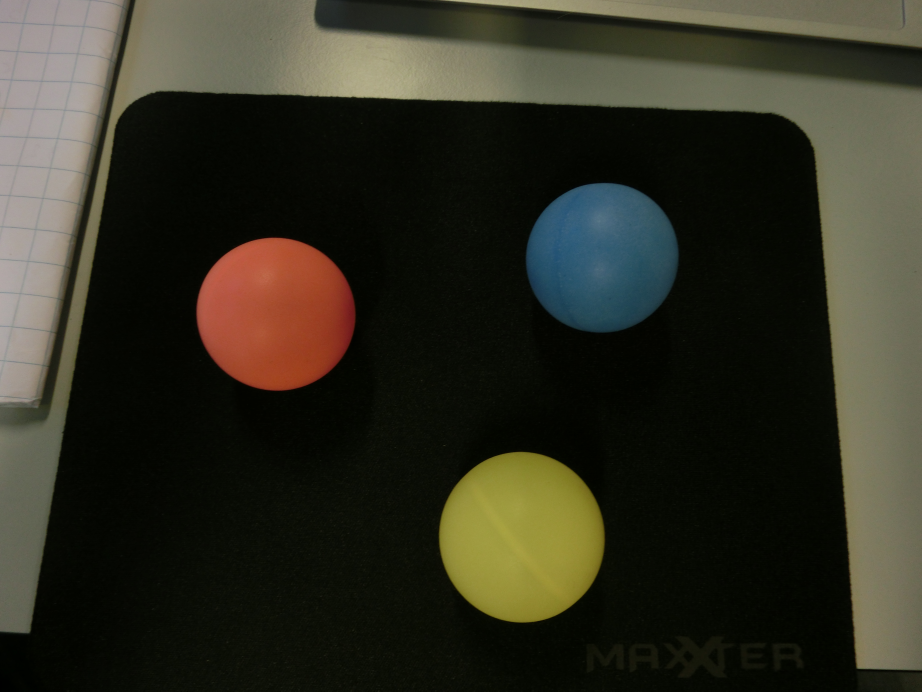
#> input picture data/data-p/gelede-slinger/pingpongbal/CIMG1549.JPG, 4608 x 3456 px, found by its file name (shown at 1/5 size)
$ python foto_bewerkenVB.py
#> lines starting #> are read from the running program, lines starting #| are printed output that depends on the picture; after the words box and inside, x2 and y2 are one past the last pixel; in counts of white or black regions, pixels touching at a corner belong together; long printed decimals are rounded
import cv2
import numpy as np

photo = 'CIMG1549.jpg'
frame0 = cv2.imread(photo)
#> frame0 is the input picture: shape (3456, 4608, 3); mean B, G, R 34.8, 47.6, 48.7
frame = cv2.resize(frame0, (640, 480))
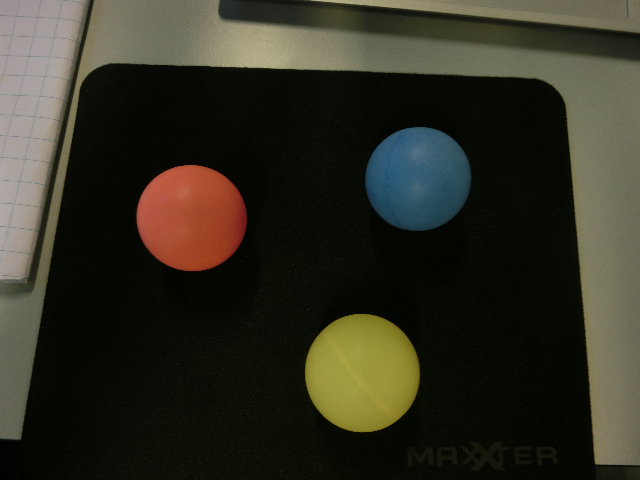
#> frame: shape (480, 640, 3); mean B, G, R 34.8, 47.5, 48.6

cv2.imshow('fig1', frame)
cv2.waitKey(0)
cv2.imwrite('test2.png', frame)

frame_hsv = cv2.cvtColor(frame,cv2.COLOR_BGR2HSV)
#> frame_hsv: shape (480, 640, 3); mean H, S, V 38.5, 143.9, 51.9

hue0 = 10
delta_hue = 10
# Scaling factor because Hue in Python scales from 0 to 179 (0 to 255 in ImageJ)
hue_fac = 180/255
# Lower and upper limits for H, S and V in the mask
hmin = hue_fac*(hue0-delta_hue)
hmax = hue_fac*(hue0+delta_hue)
smin = 30
smax = 255
vmin = 100
vmax = 255
lower = np.array([np.maximum(0,hmin),smin,vmin])
upper = np.array([np.minimum(180,hmax),smax,vmax])
# Mask for the frame, and the original frame removing 'non-object'
# Note that Hue can also 'loop around zero'
if hmin<0:
    mask=cv2.inRange(frame_hsv,lower,upper)+\
    cv2.inRange(frame_hsv,np.array([np.mod(hmin,180.),smin,vmin]),\
                np.array([180.,smax,vmax]))
elif hmax>180:
    mask=cv2.inRange(frame_hsv,lower,upper)+\
    cv2.inRange(frame_hsv,np.array([0.,smin,vmin]),\
                np.array([np.mod(hmax,180.),smax,vmax]))
else:
    mask=cv2.inRange(frame_hsv,lower,upper)
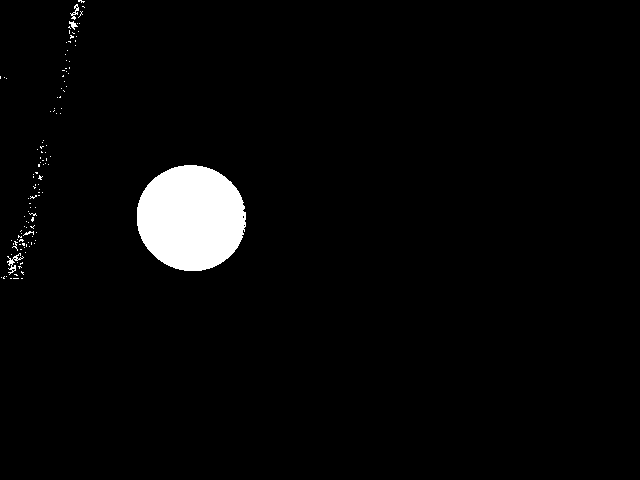
#> mask: shape (480, 640); 3.1% white; 119 white regions (114 under 20 px)
res=cv2.bitwise_and(frame,frame,mask=mask)
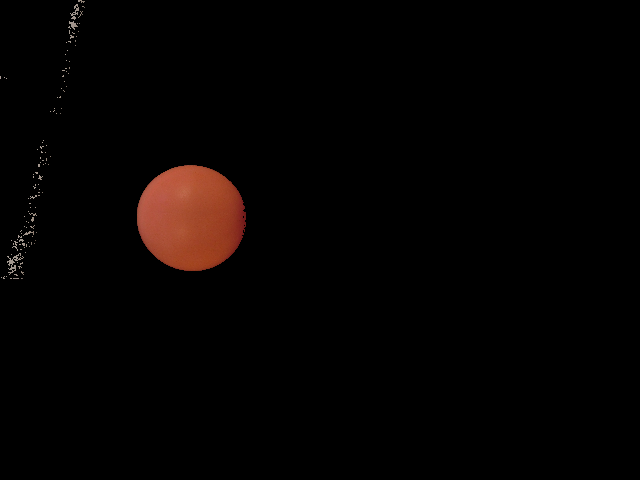
#> res: shape (480, 640, 3); mean B, G, R 1.6, 2.4, 5.2
# Plot of masked object
cv2.imshow('mask', mask)
cv2.imwrite('test-mask.png',mask)
cv2.waitKey(0)
# cv2.destroyWindow('mask')
# Plot of masked object in original color
cv2.imshow('res',res)
cv2.waitKey(0)
# cv2.destroyWindow('res')

# NOTE: this segment of code is not self-contained,
# but must be incorporated in own code before compilation

# Find all contours present in the mask
cnts = cv2.findContours(mask.copy(), cv2.RETR_EXTERNAL,
                        cv2.CHAIN_APPROX_SIMPLE)[-2]
#> cnts = 119 contours, 115 with area under 20; largest, box (x1, y1, x2, y2) and area: (137, 165, 246, 271) 8954, (7, 253, 24, 275) 56, (70, 4, 79, 20) 32, (69, 21, 78, 30) 24
# Test for presence of contours
if len(cnts)==0:
    # If not present (object has left image plane or is otherwise not found),
    # set position to [-1,-1]
    pos=[[-1,-1]]
else:
    # Otherwise pick the contour with largest enclosed area and
    # determine 'center of mass' (CM)
    c = max(cnts, key=cv2.contourArea)
#> c = contour of 166 points, box (x1, y1, x2, y2) (137, 165, 246, 271), area 8954
    M = cv2.moments(c)
#> M = moments, m00 8954.5, centre m10/m00, m01/m00 = (190.9, 217.5)
    center = ((M["m10"] / M["m00"]), M["m01"] / M["m00"])
#> center = (190.9, 217.5)
    pos=np.array([center])
#> pos = [[190.9, 217.5]]

# Diagnostics: draw contour (yellow) and CM (white) of object
frame2 = frame
cv2.drawContours(frame2, c, -1, (0,255,255), 3)
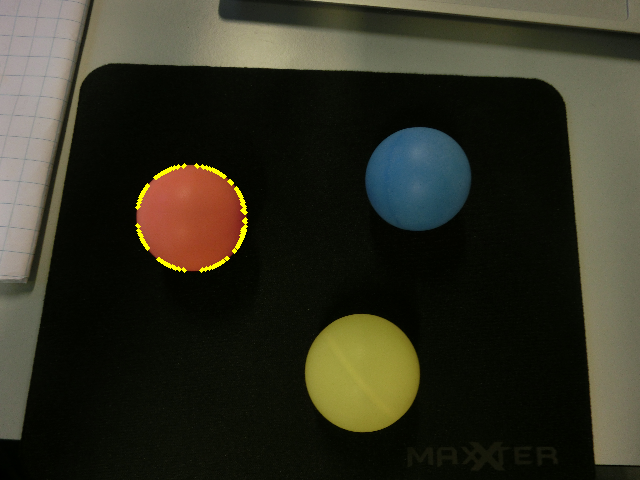
#> frame2: shape (480, 640, 3); 0.36% of pixels changed, all inside (x1, y1, x2, y2) = (135, 163, 248, 273)
cv2.circle(frame2, (np.int_(center[0]),np.int_(center[1])), 5, (255, 255, 255), -1)
#> frame2: shape (480, 640, 3); 0.03% of pixels changed, all inside (x1, y1, x2, y2) = (185, 212, 196, 223)
cv2.imshow('fig2',frame2)

print(pos)
#| [[190.875 217.548]]

cv2.imwrite('test3.png', frame)
cv2.waitKey(0)

$ run again, with data/data-p/gelede-slinger/pingpongbal/CIMG1544.JPG copied over data/data-p/gelede-slinger/pingpongbal/CIMG1549.JPG
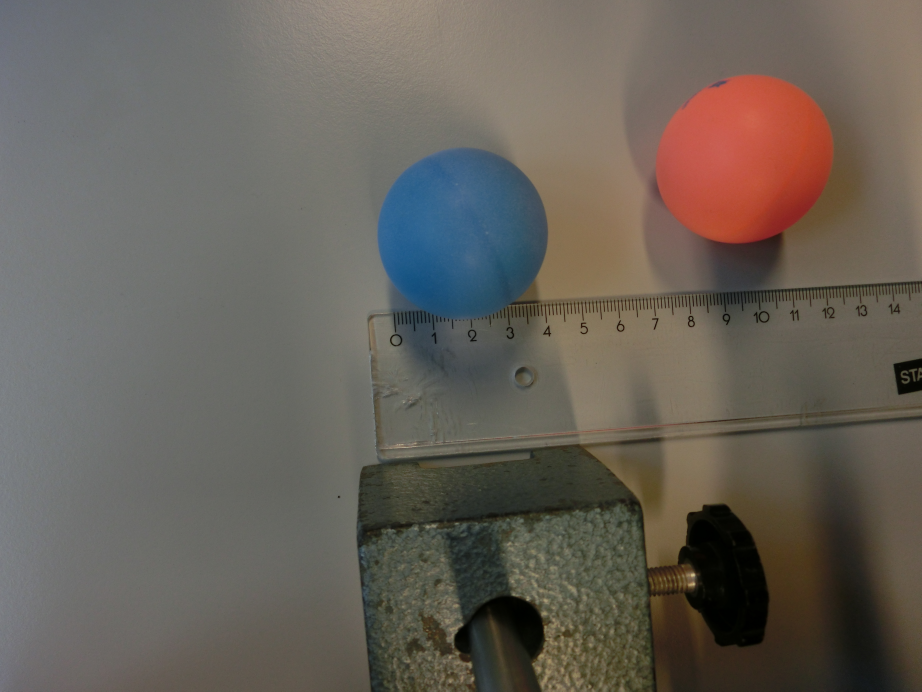
#> input picture data/data-p/gelede-slinger/pingpongbal/CIMG1544.JPG, 4608 x 3456 px, found by its file name (shown at 1/5 size)
#> frame0 is the input picture: shape (3456, 4608, 3); mean B, G, R 88.9, 97, 103.4
#> frame_hsv: shape (480, 640, 3); mean H, S, V 38.3, 53, 107.1
#> `mask=cv2.inRange(frame_hsv,lower,upper)`:
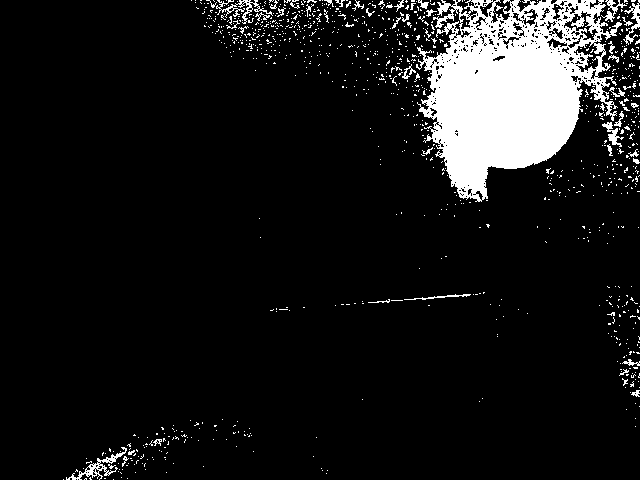
#> mask: shape (480, 640); 9.4% white; 1018 white regions (972 under 20 px)
#> cnts = 1003 contours, 986 with area under 20; largest, box (x1, y1, x2, y2) and area: (416, 0, 622, 202) 25154, (66, 447, 127, 480) 332, (216, 0, 273, 24) 194, (623, 0, 640, 45) 146, (602, 122, 624, 147) 134
#> c = contour of 1328 points, box (x1, y1, x2, y2) (416, 0, 622, 202), area 25154
#> M = moments, m00 25153.5, centre m10/m00, m01/m00 = (511.4, 85.48)
#> center = (511.4, 85.48)
#> pos = [[511.4, 85.48]]
#> `cv2.drawContours(frame2, c, -1, (0,255,255), 3)`:
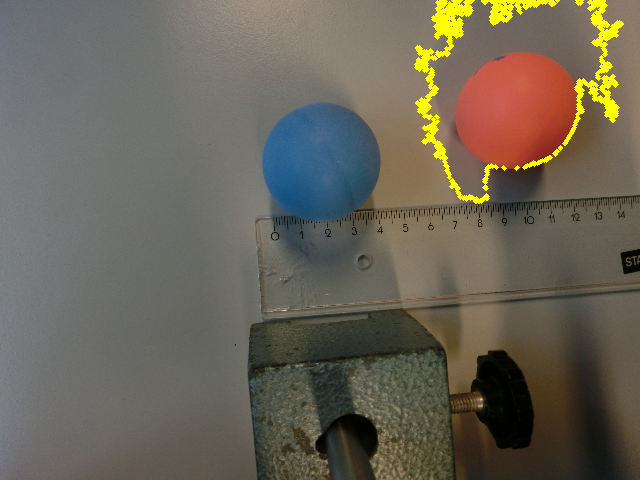
#> frame2: shape (480, 640, 3); mean B, G, R 87, 99.9, 105.9
#| [[511.372  85.481]]

$ run again, with data/data-p/gelede-slinger/pingpongbal/CIMG1545.JPG copied over data/data-p/gelede-slinger/pingpongbal/CIMG1549.JPG
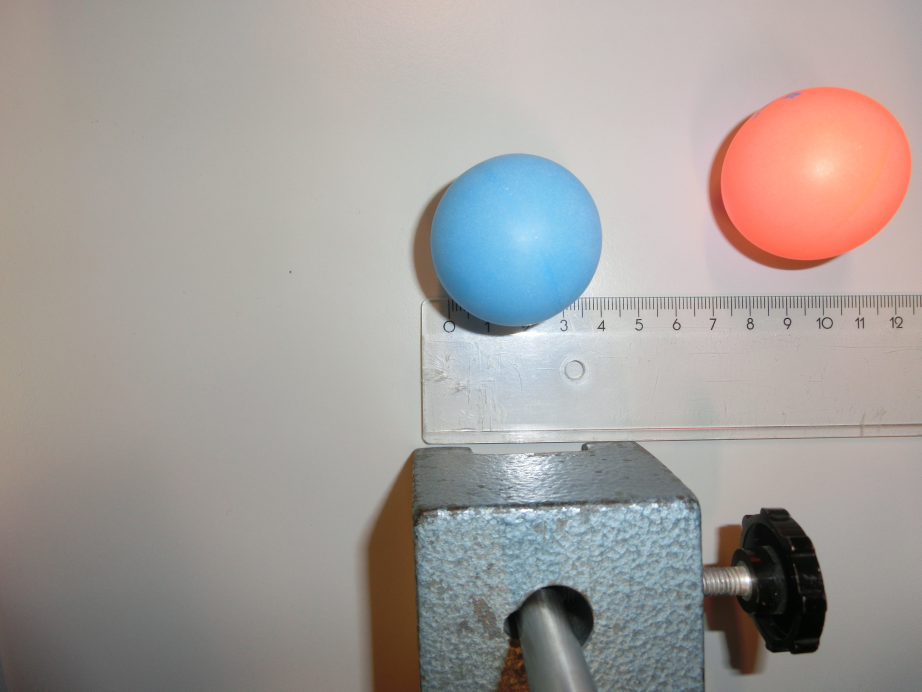
#> input picture data/data-p/gelede-slinger/pingpongbal/CIMG1545.JPG, 4608 x 3456 px, found by its file name (shown at 1/5 size)
#> frame0 is the input picture: shape (3456, 4608, 3); mean B, G, R 155.2, 158.4, 163.9
#> frame_hsv: shape (480, 640, 3); mean H, S, V 36.8, 31.5, 170.3
#> `mask=cv2.inRange(frame_hsv,lower,upper)`:
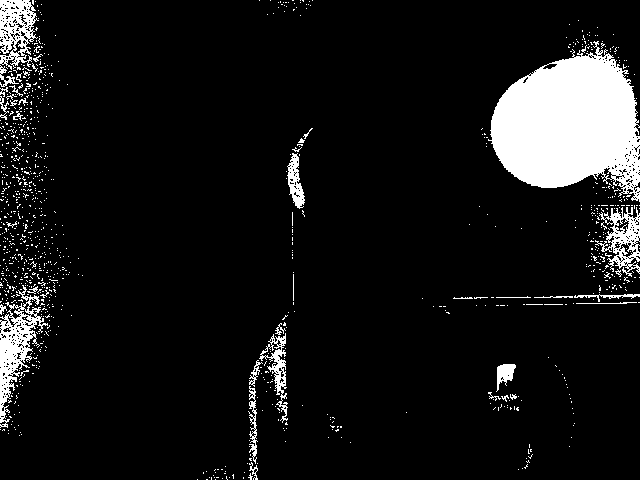
#> mask: shape (480, 640); 8.7% white; 1050 white regions (1013 under 20 px)
#> cnts = 1043 contours, 1029 with area under 20; largest, box (x1, y1, x2, y2) and area: (488, 41, 640, 202) 15965, (0, 285, 48, 428) 2310, (0, 0, 39, 70) 1747, (595, 207, 640, 277) 1410, (259, 333, 288, 423) 668
#> c = contour of 539 points, box (x1, y1, x2, y2) (488, 41, 640, 202), area 15965
#> M = moments, m00 15965, centre m10/m00, m01/m00 = (569.3, 124.5)
#> center = (569.3, 124.5)
#> pos = [[569.3, 124.5]]
#> `cv2.drawContours(frame2, c, -1, (0,255,255), 3)`:
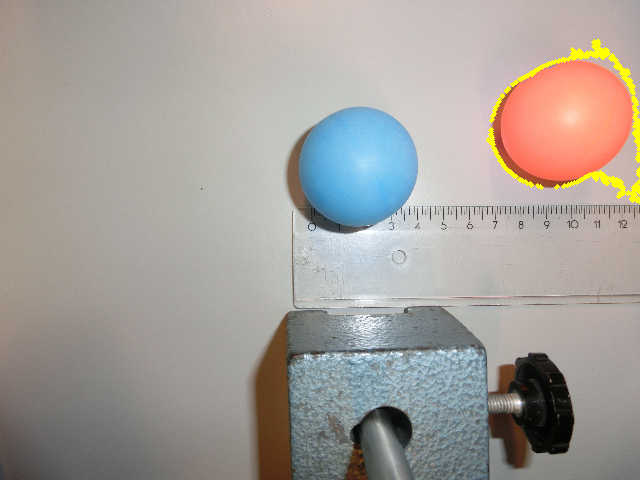
#> frame2: shape (480, 640, 3); mean B, G, R 153.8, 159, 164.3
#| [[569.346 124.456]]
